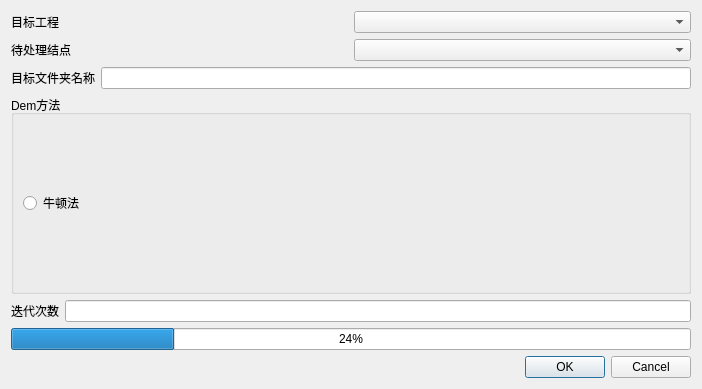
<?xml version="1.0" encoding="UTF-8"?>
<ui version="4.0">
 <class>Dem_ui</class>
 <widget class="QWidget" name="Dem_ui">
  <property name="geometry">
   <rect>
    <x>0</x>
    <y>0</y>
    <width>702</width>
    <height>389</height>
   </rect>
  </property>
  <property name="windowTitle">
   <string>高程反演</string>
  </property>
  <property name="windowIcon">
   <iconset resource="../QtWidgetsApplication3.qrc">
    <normaloff>:/QtWidgetsApplication3/bin/icon/InSARapp.ico</normaloff>:/QtWidgetsApplication3/bin/icon/InSARapp.ico</iconset>
  </property>
  <layout class="QVBoxLayout" name="verticalLayout">
   <item>
    <layout class="QHBoxLayout" name="horizontalLayout_2">
     <item>
      <widget class="QLabel" name="projectlabel">
       <property name="text">
        <string>目标工程</string>
       </property>
      </widget>
     </item>
     <item>
      <widget class="QComboBox" name="comboBox"/>
     </item>
    </layout>
   </item>
   <item>
    <layout class="QHBoxLayout" name="horizontalLayout">
     <item>
      <widget class="QLabel" name="Inputlabel_2">
       <property name="text">
        <string>待处理结点</string>
       </property>
      </widget>
     </item>
     <item>
      <widget class="QComboBox" name="comboBox_2"/>
     </item>
    </layout>
   </item>
   <item>
    <layout class="QHBoxLayout" name="horizontalLayout_4">
     <item>
      <widget class="QLabel" name="label">
       <property name="text">
        <string>目标文件夹名称</string>
       </property>
      </widget>
     </item>
     <item>
      <widget class="QLineEdit" name="file_name"/>
     </item>
    </layout>
   </item>
   <item>
    <widget class="QGroupBox" name="DemTypegroupBox">
     <property name="minimumSize">
      <size>
       <width>600</width>
       <height>100</height>
      </size>
     </property>
     <property name="title">
      <string>Dem方法</string>
     </property>
     <layout class="QHBoxLayout" name="horizontalLayout_5">
      <item>
       <widget class="QRadioButton" name="NewtonButton">
        <property name="text">
         <string>牛顿法</string>
        </property>
       </widget>
      </item>
     </layout>
    </widget>
   </item>
   <item>
    <layout class="QHBoxLayout" name="horizontalLayout_3">
     <item>
      <widget class="QLabel" name="times_label">
       <property name="text">
        <string>迭代次数</string>
       </property>
      </widget>
     </item>
     <item>
      <widget class="QLineEdit" name="times"/>
     </item>
    </layout>
   </item>
   <item>
    <widget class="QProgressBar" name="progressBar">
     <property name="minimumSize">
      <size>
       <width>0</width>
       <height>0</height>
      </size>
     </property>
     <property name="value">
      <number>24</number>
     </property>
    </widget>
   </item>
   <item>
    <widget class="QDialogButtonBox" name="buttonBox">
     <property name="standardButtons">
      <set>QDialogButtonBox::Cancel|QDialogButtonBox::Ok</set>
     </property>
    </widget>
   </item>
  </layout>
 </widget>
 <resources>
  <include location="../QtWidgetsApplication3.qrc"/>
 </resources>
 <connections/>
</ui>
